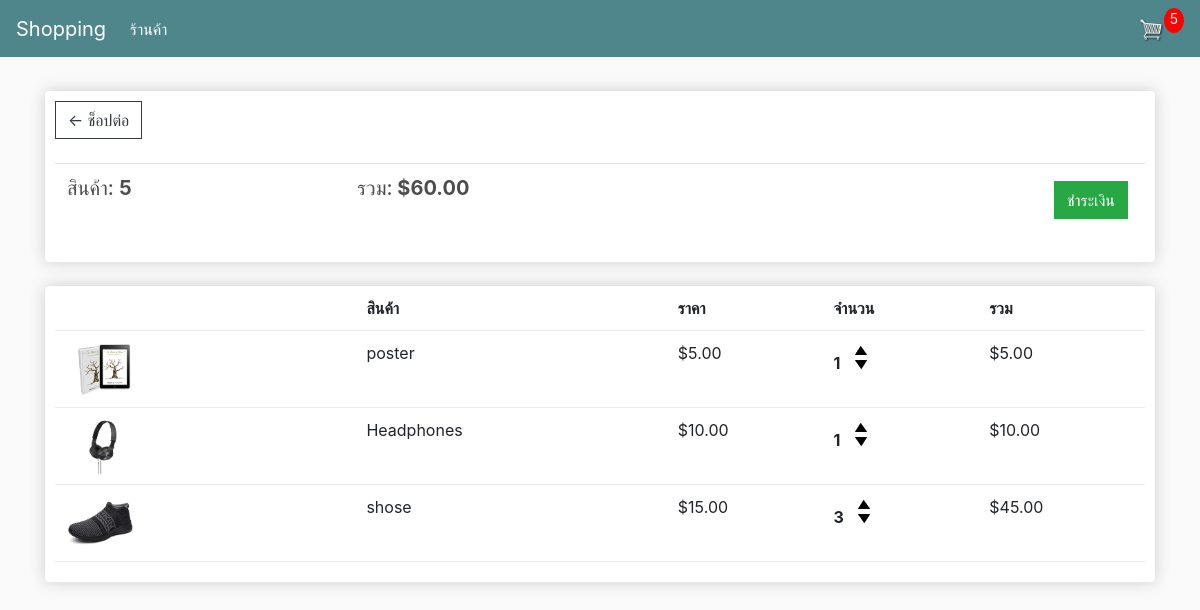
The app's page /cart/ (signed in) with its own data.
### store/models.py (models this page shows, shortened)
class Order(models.Model):
    customer = models.ForeignKey(Customer, on_delete=models.SET_NULL, null=True, blank=True)
    date_ordered = models.DateTimeField(auto_now_add=True)
    complete = models.BooleanField(default=False)
    transaction_id = models.CharField(max_length=100, null=True)
    charge_id = models.CharField(max_length=100, null=True, blank=True)  # เพิ่มฟิลด์ charge_id
    payment_status = models.CharField(max_length=50, choices=[('pending', 'Pending'), ('successful', 'Successful')], default='pending')
    @property
    def get_cart_total(self):
        orderitems = self.orderitem_set.all()
        total = sum([item.get_total for item in orderitems])
        return total
    @property
    def get_cart_items(self):
        orderitems = self.orderitem_set.all()
        total = sum([item.quantity for item in orderitems])
        return total

class OrderItem(models.Model):
    product = models.ForeignKey(Product, on_delete=models.SET_NULL, null=True)
    order = models.ForeignKey(Order, on_delete=models.SET_NULL, null=True)
    quantity = models.IntegerField(default=0, null=True, blank=True)
    date_added = models.DateTimeField(auto_now_add=True)
    motor_rounds = models.IntegerField(default=1)  # เพิ่มฟิลด์จำนวนรอบที่มอเตอร์ต้องหมุน
    @property
    def get_total(self):
        total = self.product.price * self.quantity
        return total

class Product(models.Model):
    name = models.CharField(max_length=200)
    price = models.FloatField(null=False)  # ราคาของสินค้า
    image = models.ImageField(null=True, blank=True)  # รูปภาพของสินค้า
    digital = models.BooleanField(default=False, null=True, blank=True)  # สินค้าแบบดิจิทัลหรือไม่
    motor = models.ForeignKey(Motor, on_delete=models.SET_NULL, null=True, blank=True)  # การเชื่อมโยงกับมอเตอร์
    motor_rounds = models.IntegerField(default=1)  # จำนวนรอบที่มอเตอร์ต้องหมุน
    stock = models.IntegerField(default=0)
    @property
    def imageURL(self):
        try:
            url = self.image.url
        except:
            url = ''
        return url

### store/views.py (the view)
# urls.py: path('cart/', views.cart, name="cart"),
def cart(request):
    data = cartData(request)
    cartItems = data['cartItems']
    order = data['order']
    items = data['items']
    logger.info(f"Cart page rendered with {len(items)} items in the cart")
    return render(request, 'store/cart.html', {'items': items, 'order': order, 'cartItems': cartItems})

### store/utils.py (called while the page is built)
def cartData(request):
	if request.user.is_authenticated:
		customer = request.user.customer
		order, created = Order.objects.get_or_create(customer=customer, complete=False)
		items = order.orderitem_set.all()
		cartItems = order.get_cart_items
	else:
		cookieData = cookieCart(request)
		cartItems = cookieData['cartItems']
		order = cookieData['order']
		items = cookieData['items']
	return {'cartItems': cartItems, 'order': order, 'items': items}

### store/templates/store/cart.html
{% extends 'store/main.html' %}
{% load static %}
{% block content %}
	<div class="row">
		<div class="col-lg-12">
			<div class="box-element">
				<a class="btn btn-outline-dark" href="{% url 'store' %}">&#x2190; ช็อปต่อ</a>
				<br>
				<br>
				<table class="table">
					<tr>
						<th><h5>สินค้า: <strong>{{order.get_cart_items}}</strong></h5></th>
						<th><h5>รวม:<strong> ${{order.get_cart_total|floatformat:2}}</strong></h5></th>
						<th>
							<a style="float:right; margin:5px;" class="btn btn-success" href="{% url 'checkout' %}">ชำระเงิน</a>
						</th>
					</tr>
				</table>
			</div>
			<br>
			<div class="box-element">
				<div class="cart-row">
					<div style="flex:2"></div>
					<div style="flex:2"><strong>สินค้า</strong></div>
					<div style="flex:1"><strong>ราคา</strong></div>
					<div style="flex:1"><strong>จำนวน</strong></div>
					<div style="flex:1"><strong>รวม</strong></div>
				</div>
				{% for item in items %}
				<div class="cart-row">
					<div style="flex:2"><img class="row-image" src="{{item.product.imageURL}}"></div>
					<div style="flex:2"><p>{{item.product.name}}</p></div>
					<div style="flex:1"><p>${{item.product.price|floatformat:2}}</p></div>
					<div style="flex:1">
						<p class="quantity">{{item.quantity}}</p>
						<div class="quantity">
							<img data-product="{{item.product.id}}" data-action="add" class="chg-quantity update-cart" src="{% static  'images/arrow-up.png' %}">
							<img data-product="{{item.product.id}}" data-action="remove" class="chg-quantity update-cart" src="{% static  'images/arrow-down.png' %}">
						</div>
					</div>
					<div style="flex:1"><p>${{item.get_total|floatformat:2}}</p></div>
				</div>
				{% endfor %}
			</div>
		</div>
	</div>
{% endblock content %}

### static/css/main.css (style rules this page uses)
body { background-color: hsl(0, 0%, 98%); }
h1,h2,h3,h4,h5,h6 { color: hsl(0, 0%, 30%); }
.box-element { box-shadow: hsl(0, 0%, 80%) 0 0 16px; background-color: #fff; border-radius: 4px; padding: 10px; }
.col-lg-4, .col-lg-6, .col-lg-8, .col-lg-12 { margin-top: 10px; }
.btn { border-radius: 0; }
.row-image { width: 100px; }
.cart-row { display: flex; align-items: flex-stretch; padding-bottom: 10px; margin-bottom: 10px; border-bottom: 1px solid #ececec; }
.quantity { display: inline-block; font-weight: 700; padding-right:10px; }
.chg-quantity { width: 12px; cursor: pointer; display: block; margin-top: 5px; transition: .1s; }

### records on screen
Order: get_cart_items "5", get_cart_total "60.00"
OrderItem: product.imageURL (picture), product.name "poster", product.price "5.00", quantity "1", get_total "5.00"
OrderItem: product.imageURL (picture), product.name "Headphones", product.price "10.00", quantity "1", get_total "10.00"
OrderItem: product.imageURL (picture), product.name "shose", product.price "15.00", quantity "3", get_total "45.00"

### other values on screen
{{ cartItems }} "5"
